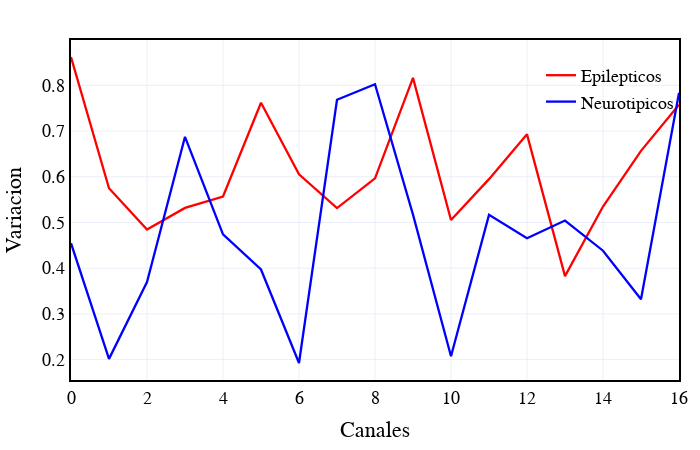

Notebook cell for this chart:
### Code cell
fig1 = go.Figure()
ploteoC, ploteoS = [],[]
VariacionC,VariacionS = np.zeros(17),np.zeros(17)


for canal in range(17):
    ploteoC, ploteoS = [],[]

    for i in range(len(Hv)):

        ploteoC.append(HvC[i][canal])
        ploteoS.append(Hv[i][canal])
        
    VariacionC[canal] = max(ploteoC)-min(ploteoC)
    VariacionS[canal] = max(ploteoS)-min(ploteoS)
    
fig1.add_trace(go.Scatter(x= np.arange(len(VariacionC)),y= VariacionC, mode='lines',name='Epilepticos',line_color='red',line_width=2.3))
fig1.add_trace(go.Scatter(x= np.arange(len(VariacionS)),y= VariacionS, mode='lines',name='Neurotipicos',line_color='blue',line_width=2.3))    

estetica(fig1, h=450,w=700,x_name= 'Canales',y_name='Variacion')
fig1.show()

### Figure 1 — Plotly figure (JSON) as saved in the notebook; plotly's stock layout.template omitted (floating-point values rounded to 4 significant figures)
{"data": [{"line": {"color": "red", "width": 2.3}, "mode": "lines", "name": "Epilepticos", "type": "scatter", "x": [0, 1, 2, 3, 4, 5, 6, 7, 8, 9, 10, 11, 12, 13, 14, 15, 16], "y": [0.8621, 0.5749, 0.4845, 0.5318, 0.5568, 0.762, 0.6054, 0.5315, 0.5965, 0.8165, 0.5055, 0.5949, 0.6928, 0.3825, 0.5349, 0.6568, 0.7576]}, {"line": {"color": "blue", "width": 2.3}, "mode": "lines", "name": "Neurotipicos", "type": "scatter", "x": [0, 1, 2, 3, 4, 5, 6, 7, 8, 9, 10, 11, 12, 13, 14, 15, 16], "y": [0.4546, 0.2016, 0.3696, 0.6875, 0.474, 0.3972, 0.1925, 0.7685, 0.8024, 0.5173, 0.2072, 0.5167, 0.4655, 0.5043, 0.4382, 0.3319, 0.7836]}], "layout": {"autosize": false, "font": {"color": "Black", "family": "Arial", "size": 18}, "height": 450, "legend": {"bgcolor": "rgba(255,255,255,0)", "font": {"size": 18}, "orientation": "v", "x": 1, "xanchor": "right", "y": 0.95, "yanchor": "top"}, "margin": {"b": 20, "l": 20, "r": 20, "t": 40}, "plot_bgcolor": "white", "title": {"font": {"size": 20}, "text": ""}, "width": 700, "xaxis": {"linecolor": "black", "linewidth": 2, "mirror": true, "showgrid": true, "showline": true, "title": {"text": "Canales"}}, "yaxis": {"linecolor": "black", "linewidth": 2, "mirror": true, "showgrid": true, "showline": true, "title": {"text": "Variacion"}}}}
